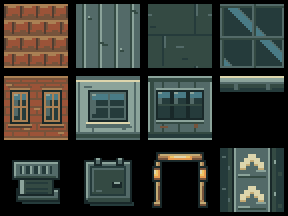
#> input picture Assets/DeadCircuit/Resources/Art/Expansion/exteriors.png, 144 x 108 px (shown 2 times larger)
$ python -i export.py   (imports and definitions only)
#> lines starting #> are read from the running program, lines starting #| are printed output that depends on the picture
"""Export the canonical exterior SVG to its isolated runtime atlas.

Run from any directory with:
    python -B Tools/generate_art.py --exteriors-only

The SVG in Sources/ is authoritative and is never rewritten by this exporter.
Only exteriors.png/json and their Unity metas are published.
"""

from copy import deepcopy
from hashlib import sha256
from io import BytesIO
import json
from pathlib import Path
import re
import uuid
import xml.etree.ElementTree as ET

from PIL import Image, ImageColor
import resvg_py

ROOT = Path(__file__).resolve().parent
PROJECT = ROOT.parents[2]
RUNTIME = PROJECT / 'Assets/DeadCircuit/Resources/Art/Expansion'
SOURCE = ROOT / 'Sources/exteriors.svg'
# [1 line that did not run here, left out]
NS = 'http://www.w3.org/2000/svg'
SIZE, GUTTER, PITCH, COLS = 32, 2, 36, 4
NAMES = (
    'exterior_roof_tile', 'exterior_roof_metal', 'exterior_roof_flat', 'exterior_roof_glass',
    'exterior_facade_brick', 'exterior_facade_concrete', 'exterior_facade_industrial',
    'exterior_cornice', 'exterior_roof_vent', 'exterior_roof_hatch',
    'exterior_entry_frame', 'exterior_entry_paving',
)
TRANSPARENT_PROPS = frozenset(('exterior_roof_vent', 'exterior_roof_hatch', 'exterior_entry_frame'))
# [1 line not run here, left out]


def check(condition, message):
    if not condition:
        raise ValueError(message)


def tag(local):
    return '{' + NS + '}' + local


# [10 lines left out: function canvas, not called in this run]


def render(svg):
    return resvg_py.svg_to_bytes(svg_string=svg.decode('utf-8'),
                                 skip_system_fonts=True, shape_rendering='crisp_edges')


def decode(png):
    with Image.open(BytesIO(png)) as image:
        return image.convert('RGBA')


# [19 lines left out: function read_layout, not called in this run]


def verify_entry_paving(frame):
    """Check the directional lane, not the legacy tiles' all-edge seam contract."""
    check(frame.crop((0, 0, SIZE, 16)).tobytes() == frame.crop((0, 16, SIZE, SIZE)).tobytes(),
          'exterior_entry_paving: expected two evenly spaced guide motifs')
    check(frame.crop((8, 0, 24, 1)).tobytes() == frame.crop((8, 31, 24, 32)).tobytes(),
          'exterior_entry_paving: central lane must join end-to-end')
    gray = frame.convert('L')
    lane = gray.crop((8, 0, 24, 32)).tobytes()
    shoulders = gray.crop((0, 0, 6, 32)).tobytes() + gray.crop((26, 0, 32, 32)).tobytes()
    check(sum(lane) / len(lane) > sum(shoulders) / len(shoulders) + 20,
          'exterior_entry_paving: central lane must contrast with both shoulders')
    guide = ImageColor.getrgb(PALETTE['cream']) + (255,)
    for start in (0, 16):
        rows = [[x for x in range(SIZE) if frame.getpixel((x, y)) == guide]
                for y in range(start, start + 16)]
        rows = [row for row in rows if row]
        check(len(rows) >= 4 and min(rows[0]) > min(rows[-1]) and max(rows[0]) < max(rows[-1]),
              'exterior_entry_paving: pale guide must point toward SVG top')
    return dict(guideBands=2, guideRepeatPixels=16, guideDirection='svg-top')


# [106 lines left out: functions verify, meta_bytes, main, not called in this run]


# [2 lines not run here, left out]

>>> import cv2
>>> picture = cv2.imread('../../../Assets/DeadCircuit/Resources/Art/Expansion/exteriors.png', cv2.IMREAD_GRAYSCALE)
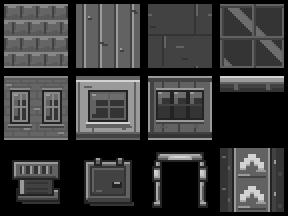
#> picture: shape (108, 144) (shown 2 times larger); min 0, max 210, mean 56.2
#> (the run stopped early here; a loop or call above may not have finished)
